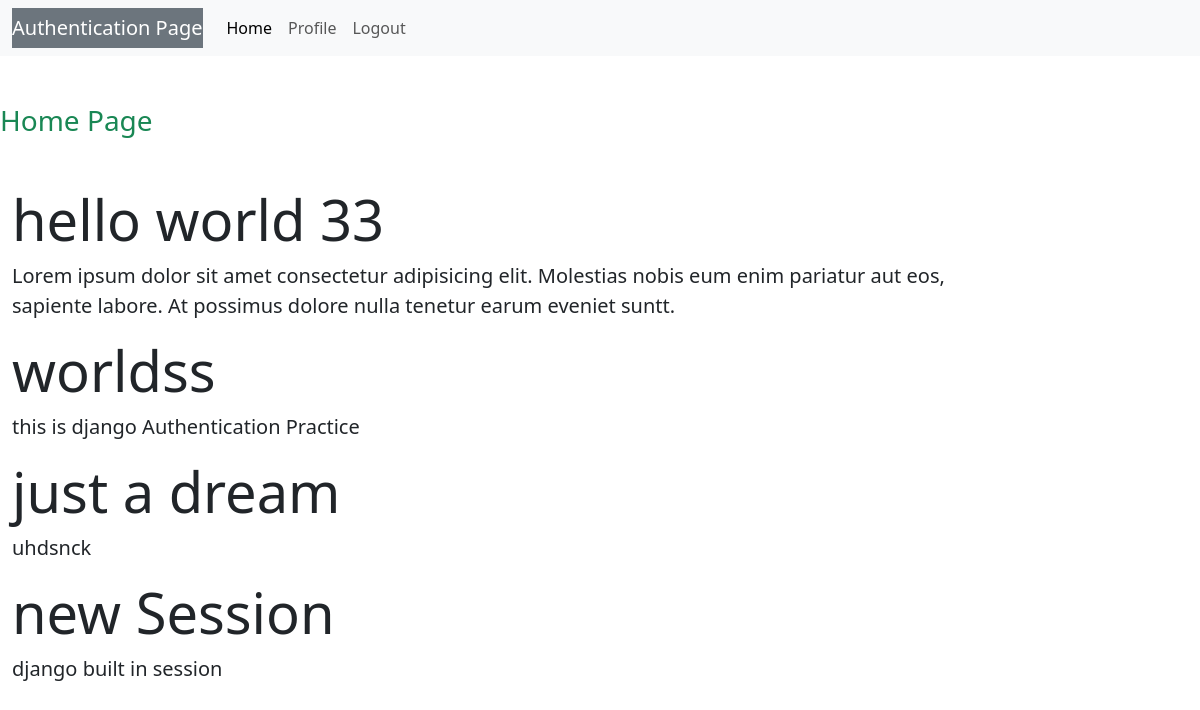
Screenshot of / (signed in) with the database file from the repository.
### autho/models.py (models this page shows, shortened)
class Post(models.Model):
    title = models.CharField(max_length=200)
    desc = models.TextField(max_length=1000)

### autho/views.py (the view)
# urls.py: path('',Home,name='home'),
def Home(request):
    fm = Post.objects.all()
    return render(request, 'Home.html',{'form':fm})

### autho/templates/Home.html (shortened to what this page needs)
{% extends 'signup.html' %}
{% block content %}
{% block navbar %}
{% include 'Navbar.html' %}
{% endblock%}
   <div class="col-sm-10">
    <h3 class="text-success my-5">Home Page</h3>
    {% if request.user.is_authenticated %}
    {% for post in form %}
    <div class="jumbotron jumbotron-fluid jumbo-color">
        <div class="container">
            <h1 class="display-4 font-weight-bold">{{post.title}}</h1>
            <p class="lead" >{{post.desc}}</p>
        </div>
    </div>
    {% endfor %}
    {% else %}
     <p>No Records:</p>
    <a class="btn btn-info" href="{% url 'login' %}">Login</a>
    {% endif %}
   </div>
{% endblock content %}

### rows the page displays
Post: title "hello world 33", desc "Lorem ipsum dolor sit amet consectetur adipisicing elit. Molestias nobis eum enim pariatur aut eos, sapiente labore. At possimus dolore nulla tenetur earum eveniet suntt."
Post: title "worldss", desc "this is django Authentication Practice"
Post: title "just a dream", desc "uhdsnck"
Post: title "new Session", desc "django built in session"
